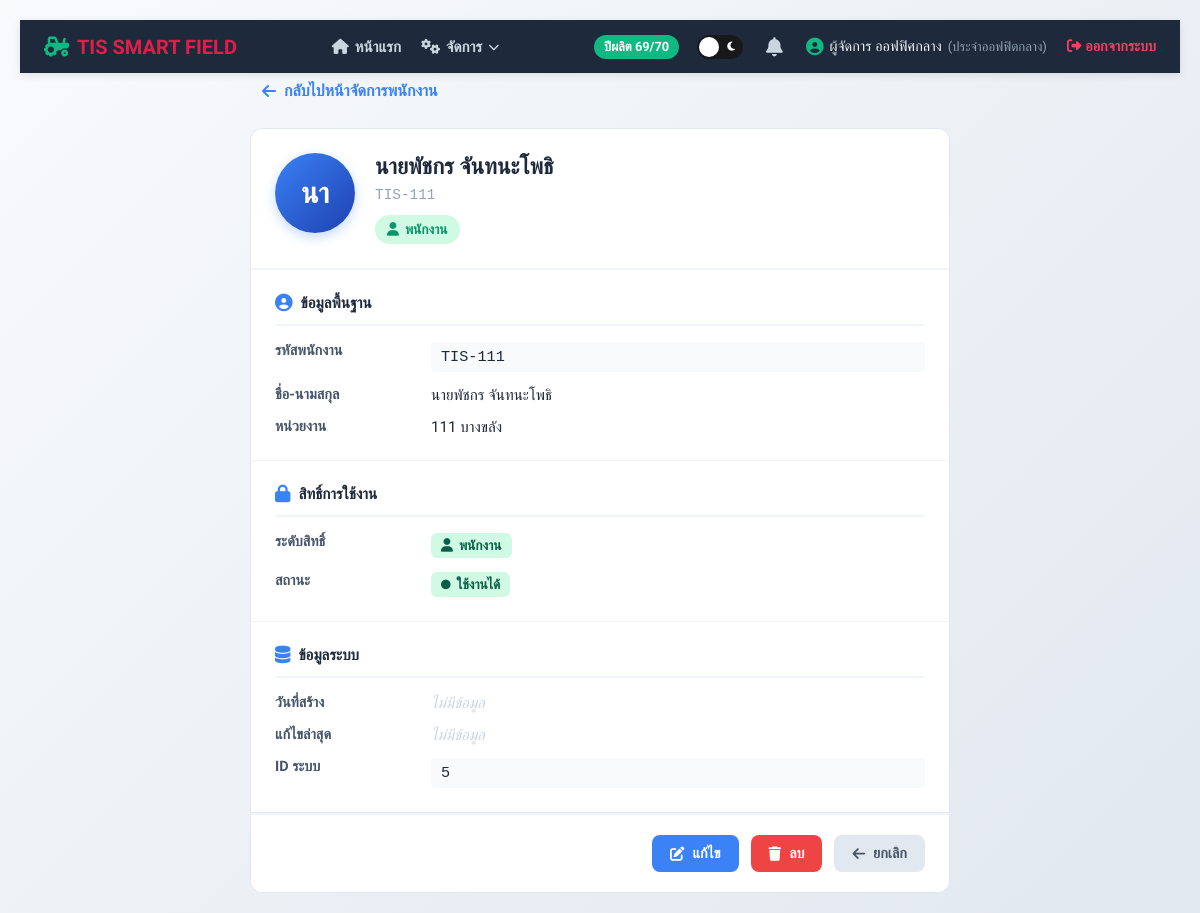
/ktis_field/view_user.php?id=5 (signed in), run on the app's committed database.
### tables this page shows
CREATE TABLE `employee` (
  `ID` int(10) NOT NULL,
  `emp_id` varchar(20) NOT NULL,
  `emp_pass` varchar(255) DEFAULT NULL,
  `emp_name` varchar(50) NOT NULL,
  `emp_unit` varchar(50) NOT NULL,
  `emp_level` varchar(1) NOT NULL
);

### ktis_field/view_user.php (the view, shortened to what this page needs)
<?php
require_once 'config.php';
$emp_id = intval($_GET['id']);
$stmt = $conn->prepare("SELECT * FROM employee WHERE ID = ?");
$stmt->execute([$emp_id]);
$employee = $stmt->fetch();
$created_date = isset($employee['created_at']) ? $employee['created_at'] : 'ไม่มีข้อมูล';
$updated_date = isset($employee['updated_at']) ? $employee['updated_at'] : 'ไม่มีข้อมูล';
?>
<!DOCTYPE html>
<html lang="th">
<head>
    <link rel="stylesheet" href="https://cdnjs.cloudflare.com/ajax/libs/font-awesome/6.4.0/css/all.min.css">
    <link rel="stylesheet" href="global_smoothness.css">
</head>
<?php include 'includes/nav_u_header.php'; ?>
<body>
<div class="content-wrapper">
<div class="page-container">
    <a href="manage_users.php" class="back-link">
        <i class="fa-solid fa-arrow-left"></i> กลับไปหน้าจัดการพนักงาน
    </a>
    <div class="card-header">
        <div class="avatar <?php echo $employee['emp_level'] == 'a' ? 'is-admin' : ''; ?>">
            <?php
            $initials = mb_substr(trim($employee['emp_name']), 0, 2, 'UTF-8');
            echo htmlspecialchars($initials);
            ?>
        </div>
        <div class="header-info">
            <h1><?php echo htmlspecialchars($employee['emp_name']); ?></h1>
            <div class="emp-id"><?php echo htmlspecialchars($employee['emp_id']); ?></div>
            <div class="badge-container">
                <?php if ($employee['emp_level'] == 'a'): ?>
                    <span class="badge badge-admin">
                        <i class="fa-solid fa-shield-halved"></i> แอดมิน
                    </span>
                <?php else: ?>
                    <span class="badge badge-user">
                        <i class="fa-solid fa-user"></i> พนักงาน
                    </span>
                <?php endif; ?>
            </div>
        </div>
    </div>
    <div class="card-body">
        <div class="info-section">
            <div class="section-title">
                <i class="fa-solid fa-user-circle"></i> ข้อมูลพื้นฐาน
            </div>
            <div class="info-row">
                <div class="info-label">รหัสพนักงาน</div>
                <div class="info-value mono"><?php echo htmlspecialchars($employee['emp_id']); ?></div>
            </div>
            <div class="info-row">
                <div class="info-label">ชื่อ-นามสกุล</div>
                <div class="info-value"><?php echo htmlspecialchars($employee['emp_name']); ?></div>
            </div>
            <div class="info-row">
                <div class="info-label">หน่วยงาน</div>
                <div class="info-value"><?php echo htmlspecialchars($employee['emp_unit']); ?></div>
            </div>
        </div>
        <div class="info-section">
            <div class="section-title">
                <i class="fa-solid fa-lock"></i> สิทธิ์การใช้งาน
            </div>
            <div class="info-row">
                <div class="info-label">ระดับสิทธิ์</div>
                <div class="info-value">
                    <?php if ($employee['emp_level'] == 'a'): ?>
                        <span class="status-badge status-active">
                            <i class="fa-solid fa-shield-halved"></i> แอดมิน
                        </span>
                    <?php else: ?>
                        <span class="status-badge status-active">
                            <i class="fa-solid fa-user"></i> พนักงาน
                        </span>
                    <?php endif; ?>
                </div>
            </div>
            <div class="info-row">
                <div class="info-label">สถานะ</div>
                <div class="info-value">
                    <span class="status-badge status-active">
                        <i class="fa-solid fa-circle" style="font-size:0.6rem;"></i> ใช้งานได้
                    </span>
                </div>
            </div>
        </div>
        <div class="info-section">
            <div class="section-title">
                <i class="fa-solid fa-database"></i> ข้อมูลระบบ
            </div>
            <div class="info-row">
                <div class="info-label">วันที่สร้าง</div>
                <div class="info-value">
                    <?php
                    if ($created_date && $created_date != 'ไม่มีข้อมูล') {
                        echo htmlspecialchars(date('d/m/Y H:i', strtotime($created_date)));
                    } else {
                        echo '<span class="empty-field">ไม่มีข้อมูล</span>';
                    }
                    ?>
                </div>
            </div>
            <div class="info-row">
                <div class="info-label">แก้ไขล่าสุด</div>
                <div class="info-value">
                    <?php
                    if ($updated_date && $updated_date != 'ไม่มีข้อมูล') {
                        echo htmlspecialchars(date('d/m/Y H:i', strtotime($updated_date)));
                    } else {
                        echo '<span class="empty-field">ไม่มีข้อมูล</span>';
                    }
                    ?>
                </div>
            </div>
            <div class="info-row">
                <div class="info-label">ID ระบบ</div>
                <div class="info-value mono"><?php echo htmlspecialchars($employee['ID']); ?></div>
            </div>
        </div>
    </div>
    <div class="card-footer">
        <a href="edit_user.php?id=<?php echo $employee['ID']; ?>" class="btn btn-edit">
            <i class="fa-solid fa-pen-to-square"></i> แก้ไข
        </a>
        <a href="delete_user.php?id=<?php echo $employee['ID']; ?>" class="btn btn-delete"
           onclick="return confirm('ยืนยันลบ <?php echo htmlspecialchars($employee['emp_name']); ?> ออกจากระบบ?')">
            <i class="fa-solid fa-trash"></i> ลบ
        </a>
        <a href="manage_users.php" class="btn btn-back">
            <i class="fa-solid fa-arrow-left"></i> ยกเลิก
        </a>
    </div>
</div>
</div>
</body>
</html>

### ktis_field/global_smoothness.css (style rules this page uses)
body { animation: smoothPageLoad 0.3s ease-out forwards !important; }
button, a, input[type="submit"], input[type="button"], .btn-submit, .btn-search, .btn-toggle-form, .btn-logout, .tab-item { transition: all 0.2s cubic-bezier(0.4, 0, 0.2, 1) !important; }

### ktis_field/includes/nav_custom.css (style rules this page uses)
body { animation: smoothPageLoad 0.4s ease-out forwards; }
button, a, .nav-item, .nav-dropdown-item, .btn-submit, .btn-search, .btn-toggle-form, .btn-logout, .tab-item { transition: all 0.2s cubic-bezier(0.4, 0, 0.2, 1) !important; }

### ktis_field/view_user.php (style rules this page uses)
* { box-sizing: border-box; }
body { font-family: 'Sarabun', sans-serif; background: linear-gradient(135deg, #f8fafc 0%, #e2e8f0 100%); margin: 0; padding: 20px; min-height: 100vh; }
.content-wrapper { flex: 1 0 auto; }
.page-container { max-width: 700px; margin: 0 auto; }
.back-link { display: inline-flex; align-items: center; gap: 8px; color: #3b82f6; text-decoration: none; font-weight: 600; margin-bottom: 20px; padding: 8px 12px; border-radius: 6px; transition: background 0.2s; }
.card-header { background: white; border-radius: 12px 12px 0 0; border: 0.5px solid #e2e8f0; padding: 24px; display: flex; align-items: flex-start; gap: 20px; border-bottom: 2px solid #f1f5f9; }
.avatar { width: 80px; height: 80px; background: linear-gradient(135deg, #3b82f6 0%, #1e40af 100%); border-radius: 50%; display: flex; align-items: center; justify-content: center; color: white; font-weight: 700; font-size: 1.8rem; flex-shrink: 0; box-shadow: 0 4px 12px rgba(59, 130, 246, 0.3); }
.header-info h1 { font-size: 1.4rem; color: #1e293b; margin: 0 0 8px 0; font-weight: 700; }
.header-info .emp-id { font-size: 0.9rem; color: #94a3b8; font-family: monospace; margin-bottom: 12px; }
.badge-container { display: flex; gap: 8px; flex-wrap: wrap; }
.badge { display: inline-flex; align-items: center; gap: 6px; padding: 6px 12px; border-radius: 20px; font-size: 0.85rem; font-weight: 700; }
.badge-user { background: #d1fae5; color: #059669; }
.card-body { background: white; border: 0.5px solid #e2e8f0; border-top: none; padding: 0; }
.info-section { padding: 24px; border-bottom: 1px solid #f1f5f9; }
.info-section:last-child { border-bottom: none; }
.section-title { font-size: 0.95rem; font-weight: 700; color: #1e293b; margin-bottom: 16px; display: flex; align-items: center; gap: 8px; padding-bottom: 12px; border-bottom: 2px solid #f1f5f9; }
.section-title i { color: #3b82f6; font-size: 1.1rem; }
.info-row { display: grid; grid-template-columns: 140px 1fr; gap: 16px; margin-bottom: 14px; }
.info-row:last-child { margin-bottom: 0; }
.info-label { font-weight: 600; color: #475569; font-size: 0.9rem; }
.info-value { color: #1e293b; font-size: 0.95rem; word-break: break-word; }
.info-value.mono { font-family: monospace; background: #f8fafc; padding: 6px 10px; border-radius: 4px; display: inline-block; }
.status-badge { display: inline-flex; align-items: center; gap: 6px; padding: 4px 10px; border-radius: 6px; font-size: 0.85rem; font-weight: 600; }
.status-active { background: #d1fae5; color: #065f46; }
.card-footer { background: white; border: 0.5px solid #e2e8f0; border-top: 2px solid #f1f5f9; border-radius: 0 0 12px 12px; padding: 20px 24px; display: flex; gap: 12px; justify-content: flex-end; }
.btn { padding: 10px 18px; border: none; border-radius: 8px; font-family: 'Sarabun', sans-serif; font-weight: 700; font-size: 0.9rem; cursor: pointer; text-decoration: none; display: inline-flex; align-items: center; justify-content: center; gap: 8px; transition: all 0.2s; }
.btn-edit { background: #3b82f6; color: white; }
.btn-delete { background: #ef4444; color: white; }
.btn-back { background: #e2e8f0; color: #475569; }
.empty-field { color: #cbd5e1; font-style: italic; }

### data on the page
employee: emp_name "นา", emp_name "นายพัชกร จันทนะโพธิ", emp "TIS-111", emp_unit "111 บางขลัง", ID "5"

### other printed values
$_SESSION['crop_year'] "69/70"
$_SESSION['emp_name'] "ผู้จัดการ ออฟฟิศกลาง"
$_SESSION['emp_unit'] "ประจำออฟฟิตกลาง"
